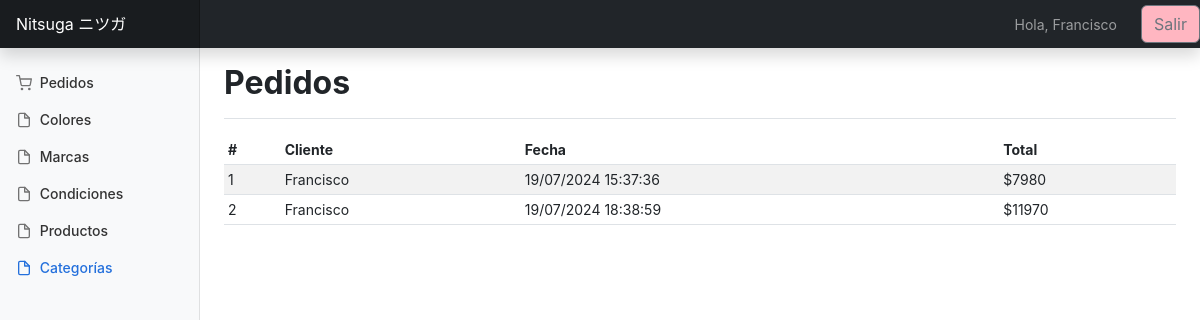
Page /gestion/home/ (signed in) on the committed database.
### app/models.py (models this page shows, shortened)
class Pedido(models.Model):
    cliente = models.ForeignKey(
        settings.AUTH_USER_MODEL,
        on_delete=models.CASCADE,
    )
    fecha = models.DateTimeField()
    total = models.IntegerField()

### app/views.py (the view)
# urls.py: path('gestion/home/', views.gestion_home, name='gestion_home'),
@login_required
def gestion_home(request):
    pedidos = Pedido.objects.all()
    data = {
        'pedidos' : pedidos
    }
    return render(request, 'app/gestion/home.html', data)

### app/templates/app/gestion/home.html (shortened to what this page needs)
{% extends 'app/gestion/base.html' %}
{% load static %}
{% block contenido %}
<main class="col-md-9 ms-sm-auto col-lg-10 px-md-4">
  <div class="d-flex justify-content-between flex-wrap flex-md-nowrap align-items-center pt-3 pb-2 mb-3 border-bottom">
    <h1 class="h2">Pedidos</h1>
  </div>
  <div class="table-responsive">
    <table class="table table-striped table-sm">
      <thead>
        <tr>
          <th scope="col">#</th>
          <th scope="col">Cliente</th>
          <th scope="col">Fecha</th>
          <th scope="col">Total</th>
        </tr>
      </thead>
      <tbody>
        {% for pedido in pedidos %}
        <tr>
          <td>{{ pedido.id }}</td>
          <td>{{ pedido.cliente.username }}</td>
          <td>{{ pedido.fecha|date:"d/m/Y H:i:s" }}</td>
          <td>${{ pedido.total }}</td>
        </tr>
        {% endfor %}
      </tbody>
    </table>
  </div>
</main>
{% endblock %}

### app/templates/app/gestion/base.html (shortened to what this page needs)
{% load static %}
<!doctype html>
<html lang="en">
<head>
  <link rel="stylesheet" href="{% static 'app/css/styles.css' %}">
  <link rel="stylesheet" href="{% static 'app/css/dashboard.css' %}">
</head>
<body>
  <header class="navbar navbar-dark sticky-top bg-dark flex-md-nowrap p-0 shadow">
    <a class="navbar-brand col-md-3 col-lg-2 me-0 px-3" href="{% url 'gestion_home' %}">Nitsuga ニツガ</a>
    <div class="navbar-nav">
      <div class="nav-item text-nowrap d-flex align-items-center">
        <span class="nav-link px-3">Hola, {{ user.username }}</span>
        <form action="{% url 'logout' %}" method="post" class="ms-2">
          <button type="submit" class="btn btn-outline-secondary">Salir</button>
        </form>
      </div>
    </div>
  </header>
  <div class="container-fluid">
    <div class="row">
      <nav id="sidebarMenu" class="col-md-3 col-lg-2 d-md-block bg-light sidebar collapse">
        <div class="position-sticky pt-3">
          <ul class="nav flex-column">
            <li class="nav-item">
              <a class="nav-link" aria-current="page" href="{% url 'gestion_home' %}">
                <span data-feather="shopping-cart"></span>
                Pedidos
              </a>
            </li>
            <li class="nav-item">
              <a class="nav-link" href="{% url 'app:listar_color' %}">
                <span data-feather="file"></span>
                Colores
              </a>
            </li>
            <li class="nav-item">
              <a class="nav-link" href="{% url 'app:listar_marca' %}">
                <span data-feather="file"></span>
                Marcas
              </a>
            </li>
            <li class="nav-item">
              <a class="nav-link" href="{% url 'app:listar_condicion' %}">
                <span data-feather="file"></span>
                Condiciones
              </a>
            </li>
            <li class="nav-item">
              <a class="nav-link" href="{% url 'app:listar_producto' %}">
                <span data-feather="file"></span>
                Productos
              </a>
            </li>
            <li class="nav-item">
              <a class="nav-link active" href="{% url 'app:listar_categoria' %}">
                <span data-feather="file"></span>
                Categorías
              </a>
            </li>
          </ul>
        </div>
      </nav>
    </div>
  </div>
    {% block contenido %}
    {% endblock %}
</body>
</html>

### app/static/app/css/dashboard.css (style rules this page uses)
body { font-size: .875rem; }
.feather { width: 16px; height: 16px; vertical-align: text-bottom; }
.sidebar { position: fixed; top: 0; bottom: 0; left: 0; z-index: 100; padding: 48px 0 0; box-shadow: inset -1px 0 0 rgba(0, 0, 0, .1); }
.sidebar .nav-link { font-weight: 500; color: #333; }
.sidebar .nav-link .feather { margin-right: 4px; color: #727272; }
.sidebar .nav-link.active { color: #2470dc; }
.sidebar .nav-link:hover .feather, .sidebar .nav-link.active .feather { color: inherit; }
.navbar-brand { padding-top: .75rem; padding-bottom: .75rem; font-size: 1rem; background-color: rgba(0, 0, 0, .25); box-shadow: inset -1px 0 0 rgba(0, 0, 0, .25); }

### rows in the picture
Pedido: id "1", cliente.username "Francisco", fecha "19/07/2024 15:37:36", total "7980"
Pedido: id "2", cliente.username "Francisco", fecha "19/07/2024 18:38:59", total "11970"

### other values in the picture
{{ user.username }} "Francisco"
